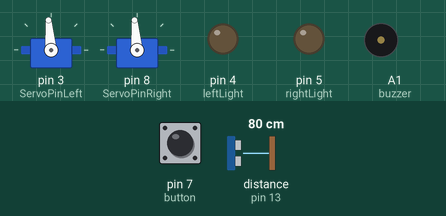
Bench run of a sketch on a simulated Arduino Uno, built with avr-gcc and run on an emulated ATmega328P. Parts: 2 × servo, output pins drawn as LEDs (lit = HIGH), buzzer (waves = sounding). The inputs (shaded band) are chosen by the test bench; at power-on: pin 7 (button) LOW, distance to the obstacle (sensor on pin 13) 80 cm. The echo pulse lasts 58.3 µs per cm; pins used as bus, display or sensor lines are not drawn.

Above: at 1.2 s.
1.3 s: pin 7 (button) pulled HIGH for 0.15 s
At 2.8 s:
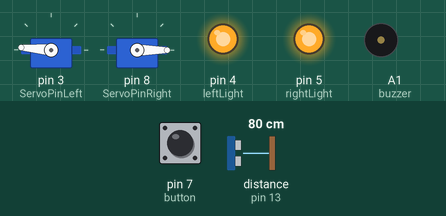
3.3 s: distance to the obstacle (sensor on pin 13) set to 22 cm
5.0 s: distance to the obstacle (sensor on pin 13) set to 19 cm
At 6.8 s:
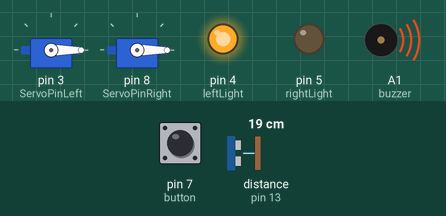
7.3 s: distance to the obstacle (sensor on pin 13) set to 12 cm
9.0 s: distance to the obstacle (sensor on pin 13) set to 9 cm
At 10.2 s:
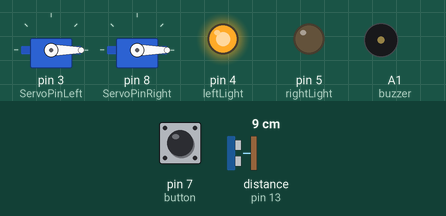
12.0 s: distance to the obstacle (sensor on pin 13) set to 18 cm
At 15.2 s:
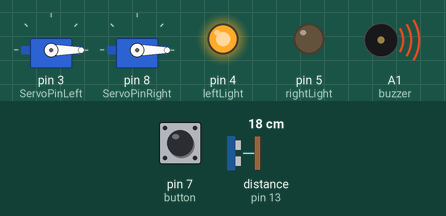
Timing chart, 0 to 16.0 s (numbered marks = the images above; inputs shaded):
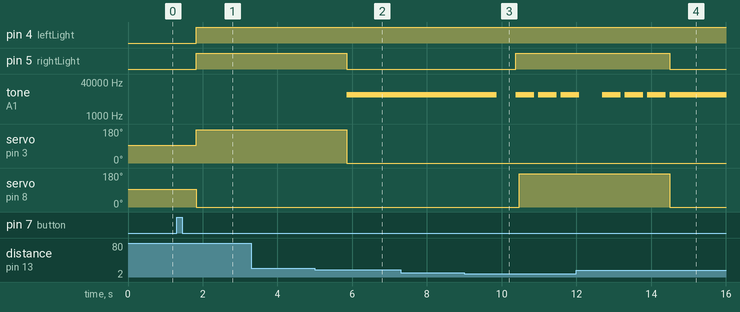

Measured:
- the behaviour switches between 21 and 20 cm on distance to the obstacle (sensor on pin 13) (found by bisection; images 1 and 2)
- the behaviour switches between 11 and 10 cm on distance to the obstacle (sensor on pin 13) (found by bisection; images 2 and 3)
- after the input at 1.3 s, pin 4 (leftLight), pin 5 (rightLight): LOW → HIGH after 0.52 s; servo on pin 3 (ServoPinLeft): 95° → 175° after 0.52 s; servo on pin 8 (ServoPinRight): 95° → 0° after 0.52 s
- after the input at 3.3 s, every drawn part: stays the same
- after the input at 5.0 s, pin 5 (rightLight): HIGH → LOW after 0.85 s; tone on A1 (buzzer): silent → 10000 Hz after 0.85 s; servo on pin 3 (ServoPinLeft): 175° → 0° after 0.85 s
- after the input at 9.0 s, pin 5 (rightLight): LOW → HIGH after 1.4 s; tone on A1 (buzzer): 10000 Hz → silent after 0.86 s, then repeats every 0.60 s: 10000 Hz 0.50 s, silent 0.10 s; servo on pin 8 (ServoPinRight): 0° → 175° after 1.5 s
- after the input at 12.0 s, pin 5 (rightLight): HIGH → LOW after 2.5 s; servo on pin 8 (ServoPinRight): 175° → 0° after 2.5 s

The sketch:

CAR.ino
```cpp
//including the library that wil allow us to control the servos
#include <Servo.h>

//defining the pins that will be used to controll the servos
#define ServoPinLeft 3
#define ServoPinRight 8


//variables for controlling the servos
Servo Servo1;
Servo Servo2;
int pos = 0;
int pos2 = 0;
int SensorValLeft = 0;
int SensorValRight = 0;
float PulseLength = 0.0;
const float Period = 0.02;
float DutyCycle = 0.0;

//the boolean that controls whether the robo is on or off
bool on = false;

//this timer will control whether the robot is going backwards or not and for how long
float backwardsTimer = 0;

//the buzzer is activated with pin A1
int buzzer = A1;

//the lights are activated with pins 4 and 5
int leftLight = 4;
int rightLight = 5;

//the button is detected with pin 7
int button = 7;

//the trigger pin that will be used to send a signal to the ultrasonic sensor
int trigPin = 12;    // TRIG pin
int echoPin = 13;    // ECHO pin


//setting the inputs/outputs out
void setup() {

  //attaching the servos to their pins on the arduino
  Servo1.attach(ServoPinLeft);
  Servo2.attach(ServoPinRight);

  //configure the buzzer pin to output mode
  pinMode(buzzer, OUTPUT);

  //configure the right headlight pin to output mode
  pinMode(rightLight, OUTPUT);
  //configure the left headlight pin to output mode
  pinMode(leftLight, OUTPUT);

  //configure the trigger pin to output mode
  pinMode(trigPin, OUTPUT);
  //configure the echo pin to input mode
  pinMode(echoPin, INPUT);

  //configure the button pin to input mode
  pinMode(button, INPUT);

}

//main loop
void loop() {

  //only move the robot if it is powered on
  if(on){


  // generate 10-microsecond pulse to TRIG pin
  digitalWrite(trigPin, HIGH);
  delayMicroseconds(10);
  digitalWrite(trigPin, LOW);

  // measure duration of pulse from ECHO pin
  float duration_us = pulseIn(echoPin, HIGH);

  // calculate the distance
  float distance_cm = 0.017 * duration_us;

  delay(500);

  //checking if the robot is set to go backwards
  if(backwardsTimer > 0){

    //turning both lights on to signal that the robot is going backwards
    digitalWrite(leftLight, HIGH);
    digitalWrite(rightLight, HIGH);

    //creating a tone with the buzzer
    tone(buzzer, 10000, 500);

    //turning left wheel backwards
    SensorValLeft = 0;

    //turning right wheel backwards
    SensorValRight = 1000;

    //decrementing the backwards timer so the robot stops going backwards after a while
    backwardsTimer -= 1;
    delay(100);

  }

 //checking if there is an obstacle some distance ahead of the robot
 else if(distance_cm < 20 && distance_cm >= 10){

  //making the left wheel turn backwards
  SensorValLeft = 0;

  //making the right wheel turn forwards
  SensorValRight = 0;

  //this causes the robot to turn left to avoid the obstacle


  //creating a tone with the buzzer
  tone(buzzer, 10000, 500);

  //turning the left light on and the right light off to signal that the robot is turning left
  digitalWrite(leftLight, HIGH);
  digitalWrite(rightLight, LOW);


  }

  //checking if there is an obstacle directly in front of the arduino
  else if(distance_cm < 10){

    //debouncing the sensor

    delay(10);

    if(distance_cm < 10){

      //setting the backwards timer to 3 will cause the robot to go backwards for 3 seconds
      backwardsTimer = 3;

    }

  }

  //if there are no obstacles in front of the arduino it will go forward
  else{

  //turning both lights on to signal that the robot is going forwards
  digitalWrite(leftLight, HIGH);
  digitalWrite(rightLight, HIGH);

  //turning the left wheel forwards
  SensorValLeft = 1000;

  //turning the right wheel forwards
  SensorValRight = 0;

  //stopping the buzzer from producing a tone
  noTone(buzzer);

  }


  }
  //if the robot is not turned on
  else{

  //keeping the left wheel still
  SensorValLeft = 545;

  //keeping the right wheel still
  SensorValRight = 545;

    //if the on button is pressed the robot will turn on
  if(digitalRead(button) == HIGH){

    //debouncing the button
    delay(15);

    if(digitalRead(button) == HIGH){

      on = !on;

    }

  }

  }

  //sending a signal to both servos
  pos = map(SensorValLeft, 0, 1023, 0, 180);
  Servo1.write(pos);
  pos2 = map(SensorValRight, 0, 1023, 0, 180);
  Servo2.write(pos2);
  DutyCycle = -((PulseLength / pow(10,6)) / Period) * 100;


}
```
